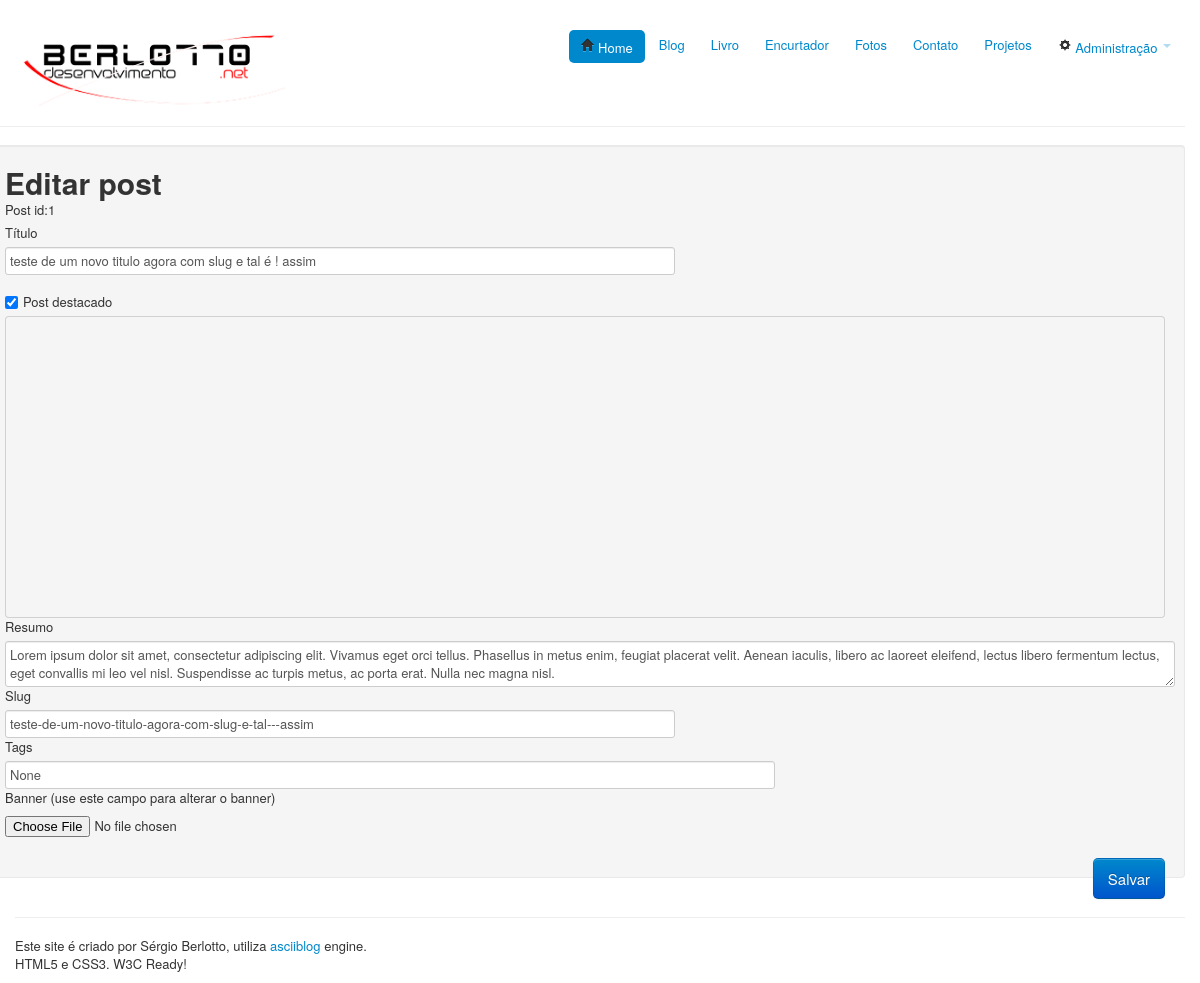
The page /blog/edit-post/1 on the database its author committed.
### blog/models.py (models this page shows, shortened)
class Post(db.Model):
	__tablename__ = 'post'
	id = db.Column(db.Integer, primary_key=True, autoincrement=True)
	title = db.Column(db.String(150))
	slug = db.Column(db.String(500), unique=True)
	resume = db.Column(db.String(1000))
	content = db.Column(db.Text)
	date_created = db.Column(db.DateTime)
	date_updated = db.Column(db.DateTime)
	picture	= db.Column(db.Integer, db.ForeignKey("file.id")) #id if File that is used for banner
	featured = db.Column(db.String(1)) #may be 'S' or ('N','')
	tags = db.Column(db.String(4000))

### blog/__init__.py (the view)
@blog.route('/edit-post/<int:post_id>')
def edit_post(post_id):
	post = Post.query.filter(Post.id==post_id).one()
	if post:
		return render_template('new-post.html',post=post)
	else:
		return abort(404)

### blog/templates/new-post.html (shortened to what this page needs)
{% extends "base.html" %}
{% block content %}
	<form id="form-new-post" class="well form-horizontal" enctype="multipart/form-data" action="{{url_for('blog.save_post')}}" method="POST">
	{% if post %}
		<h1 id="acao">Editar post</h1>
		<label id="id">Post id:{{post.id}}</label>
		<label for="title">Título</label><input class="span7 required" id="title" name="title" type="text" length="150" value="{{post.title}}"><br>&nbsp;
		<label class="checkbox" for="featured"><input type="checkbox" value="featured" id="featured" name="featured" {%if post.featured%}checked="checked"{%endif%}>Post destacado</label>
		<pre id="editor">{{post.content}}</pre>
		<label for="resume">Resumo</label><textarea class="span12 required" id="resume" name="resume">{{post.resume}}</textarea>
		<label for="slug">Slug</label><input class="span7 required" id="slug" name="slug" type="text" length="150" value="{{post.slug}}">
		<label for="tags">Tags</label><input class="span8" id="tags" name="tags" type="text" lenght="500" value="{{post.tags}}">
		<label for="postfile">Banner (use este campo para alterar o banner)</label><input type="file" id="postfile" name="postfile">
	{% endif %}
		<br>
		<input type="submit" id="btn-enviar" class="btn btn-large btn-primary pull-right" value="Salvar">
	</form>
{% endblock %}

### templates/base.html (shortened to what this page needs)
<!DOCTYPE html>
<html lang="pt-br">
<head>
	<link rel="stylesheet" href="{{ url_for('static', filename='bootstrap/css/bootstrap.min.css') }}"/>
	<link rel="stylesheet" href="{{ url_for('static', filename='bootstrap/css/bootstrap-responsive.min.css') }}"/>
	<link rel="stylesheet" href="{{ url_for('static', filename='css/asciiblog.css') }}"/>
</head>
<body>
	<div class="container">
		<div class="row page-header">
			<header class="span3">
				<a href="/"><img src="{{url_for('static', filename='img/logotipo-b.png')}}"></a>
			</header>
			<div  id="menu" class="span7 offset2">
				<ul class="nav nav-pills pull-right">
					<li class="active"><a href="/"><i class="icon-home"></i>&nbsp;Home</a></li>
					<li><a href="/blog">Blog</a></li>
					<li><a href="#">Livro</a></li>
					<li><a href="#">Encurtador</a></li>
					<li><a href="#">Fotos</a></li>
					<li><a href="#">Contato</a></li>
					<li><a href="#">Projetos</a></li>
					<li class="dropdown">
						<a class="dropdown-toggle" data-toggle="dropdown" href="#"><i class="icon-cog"></i>&nbsp;Administração <b class="caret"></b></a>
					</li>
				</ul>
			</div>
		</div>
		<div class="row">
			{% block content %}
			{% endblock %}
		</div>
		<hr/>
		<footer>
			Este site é criado por Sérgio Berlotto, utiliza <a href="http://berlotto.net/asciiblog">asciiblog</a> engine.<br/>
			HTML5 e CSS3. W3C Ready!
		</footer>
	</div>
</body>
</html>

### static/css/asciiblog.css (style rules this page uses)
body { padding: 10px; }
.container { background-color: transparent; }

### blog/templates/new-post.html (style rules this page uses)
#editor { height: 300px; margin: 0; position: relative; padding: 0px !important; }

### rows shown on the page
Post: id "1", title "teste de um novo titulo agora com slug e tal é ! assim", featured "☑", resume "Lorem ipsum dolor sit amet, consectetur adipiscing elit. Vivamus eget orci tellus. Phasellus in metus enim, feugiat placerat velit. Aenean iaculis, libero ac laoreet eleifend, lectus libero fermentum lectus, eget convallis mi leo vel nisl. Suspendisse ac turpis metus, ac porta erat. Nulla nec magna nisl.", slug "teste-de-um-novo-titulo-agora-com-slug-e-tal---assim", tags "None"
